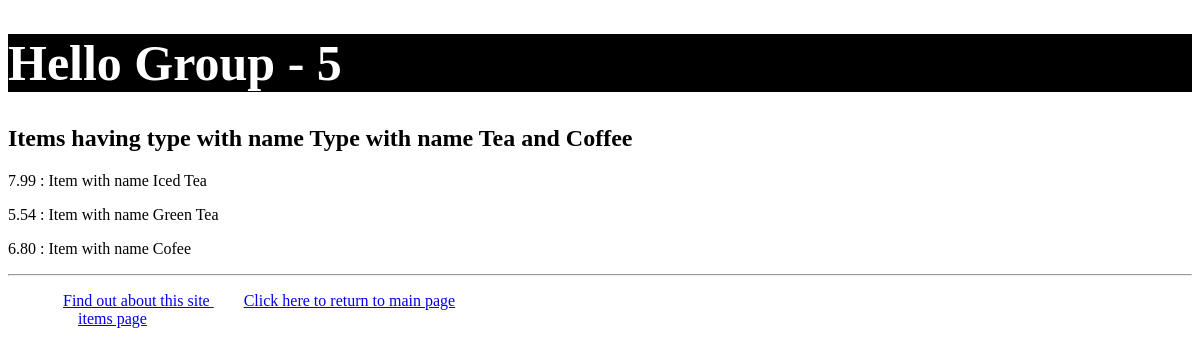
/detail/1, run on the app's committed database.
### myapp1/models.py (models this page shows, shortened)
class Type(models.Model):
    name = models.CharField(max_length=200)
    def __str__(self):
        details = "Type with name {}"
        return details.format(self.name)

class Item(models.Model):
    type = models.ForeignKey(Type, related_name='items', on_delete=models.CASCADE)
    name = models.CharField(max_length=200)
    price = models.DecimalField(max_digits=10, decimal_places=2)
    stock = models.PositiveIntegerField(default=100)
    available = models.BooleanField(default=True)
    product_description = models.TextField(blank=True)
    interested = models.PositiveIntegerField(default=0)
    def __str__(self):
        details = "Item with name {}"
        return details.format(self.name)

### myapp1/views.py (the view)
# urls.py: path('detail/<int:type_no>', views.detail, name='detail'),
def detail(request, type_no):
    typeId = get_object_or_404(Type, pk=type_no)
    itemsType = Item.objects.filter(type=typeId)
    return render(request, 'myapp1/detail0.html', {'typeId': typeId,'itemsType' : itemsType })

### templates/myapp1/detail0.html
{% extends "myapp1/base.html" %}
 {% block body_block %}
    <h2>Items having type with name {{ typeId }} </h2>
    {% for item in itemsType %}
        <p>{{ item.price }} : {{ item }} </p>
    {% endfor%}
{% endblock %}

### data on the page
Type: name "Type with name Tea and Coffee"
Item: price "7.99", name "Item with name Iced Tea"
Item: price "5.54", name "Item with name Green Tea"
Item: price "6.80", name "Item with name Cofee"
